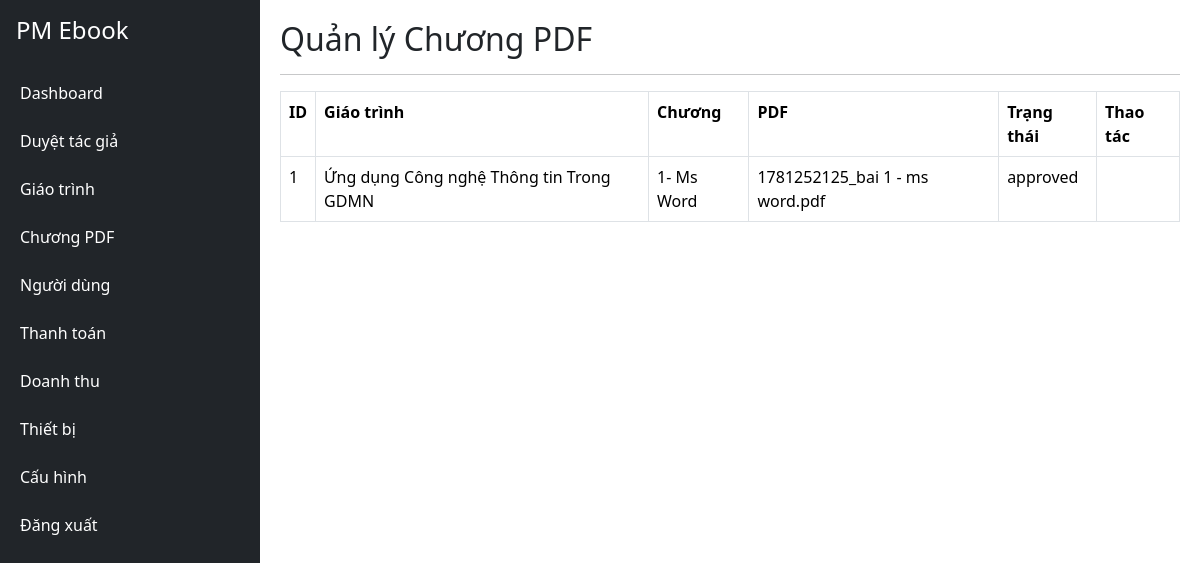
/index.php?page=admin-chapters (signed in), run on the app's committed database.
### tables this page shows
CREATE TABLE `chapters` (
  `id` int(11) NOT NULL,
  `book_id` int(11) NOT NULL,
  `chapter_no` int(11) NOT NULL,
  `title` varchar(255) NOT NULL,
  `description` text DEFAULT NULL,
  `pdf_file` varchar(255) DEFAULT NULL,
  `page_count` int(11) DEFAULT 0,
  `status` enum('pending','approved','rejected') DEFAULT 'pending',
  `created_at` datetime DEFAULT current_timestamp(),
  `updated_at` datetime DEFAULT current_timestamp() ON UPDATE current_timestamp()
);

CREATE TABLE `books` (
  `id` int(11) NOT NULL,
  `author_user_id` int(11) NOT NULL,
  `title` varchar(255) NOT NULL,
  `cover_image` varchar(255) DEFAULT NULL,
  `description` longtext DEFAULT NULL,
  `commission_percent` decimal(5,2) DEFAULT 80.00,
  `status` enum('pending','approved','rejected') DEFAULT 'pending',
  `admin_note` text DEFAULT NULL,
  `total_views` int(11) DEFAULT 0,
  `total_sales` int(11) DEFAULT 0,
  `created_at` timestamp NOT NULL DEFAULT current_timestamp(),
  `price` decimal(12,2) DEFAULT 20000.00,
  `duration_months` int(11) DEFAULT 3
);

### app/core/BaseAdminController.php (called while the page is built, shortened)
<?php
class BaseAdminController
{
    protected function render($view, $data = [])
    {
        require
        ROOT_PATH .
        '/app/views/layouts/admin.php';
    }
}

### app/controllers/AdminChapterController.php (called while the page is built, shortened)
<?php
class AdminChapterController
extends BaseAdminController
{
    public function index()
    {
        $chapter =
        new Chapter();
        $chapters =
        $chapter->getAll();
        $view =
        ROOT_PATH .
        '/app/views/admin/chapters/index.php';
        $this->render(
            $view,
            compact('chapters')
        );
    }
}

### app/core/Autoloader.php (called while the page is built, shortened)
<?php
class Autoloader
{
    public static function register()
    {
        spl_autoload_register(
            function($class)
            {
                $paths = [
                    ROOT_PATH .
                    '/app/controllers/',
                    ROOT_PATH .
                    '/app/models/',
                    ROOT_PATH .
                    '/app/middleware/',
                    ROOT_PATH .
                    '/app/core/',
                    ROOT_PATH .
                    '/app/services/'
                ];
                foreach(
                    $paths
                    as
                    $path
                )
                {
                    $file =
                    $path .
                    $class .
                    '.php';
                    if(
                        file_exists(
                            $file
                        )
                    )
                    {
                        return;
                    }
                }
            }
        );
    }
}

### config/database.php (called while the page is built)
<?php
class Database
{
    private $host = "localhost";
    private $user = "root";
    private $password = "";
    private $dbname =
    "phuocmien_ebook";
    public function connect()
    {
        $conn =
        new mysqli(
            $this->host,
            $this->user,
            $this->password,
            $this->dbname
        );
        $conn->set_charset(
            "utf8mb4"
        );
        return $conn;
    }
}

### app/models/Chapter.php (called while the page is built, shortened)
<?php
class Chapter
{
    private $conn;
    public function __construct()
    {
        $db = new Database();
        $this->conn = $db->connect();
    }
    public function getAll()
    {
        $sql = "
        SELECT
        c.*,
        b.title AS book_title
        FROM chapters c
        LEFT JOIN books b
        ON c.book_id=b.id
        ORDER BY c.id DESC
        ";
        return $this->conn->query($sql);
    }
}

### app/views/admin/chapters/index.php (the view, shortened to what this page needs)
<h2>
Quản lý Chương PDF
</h2>
<hr>
<table
class="table table-bordered">
<tr>
<th>ID</th>
<th>Giáo trình</th>
<th>Chương</th>
<th>PDF</th>
<th>Trạng thái</th>
<th>Thao tác</th>
</tr>
<?php
while(
$row =
$chapters->fetch_assoc()
){
?>
<tr>
<td>
<?= $row['id'] ?>
</td>
<td>
<?= $row['book_title'] ?>
</td>
<td>
<?= $row['chapter_no'] ?>
-
<?= $row['title'] ?>
</td>
<td>
<?= $row['pdf_file'] ?>
</td>
<td>
<?= $row['status'] ?>
</td>
<td>
</td>
</tr>
<?php
}
?>
</table>

### app/views/layouts/admin.php (style rules this page uses)
body { margin:0; }

### data on the page
chapters: id "1", book.title "Ứng dụng Công nghệ Thông tin Trong GDMN", chapter_no "1", title "Ms Word", pdf_file "1781252125_bai 1 - ms word.pdf", status "approved"
